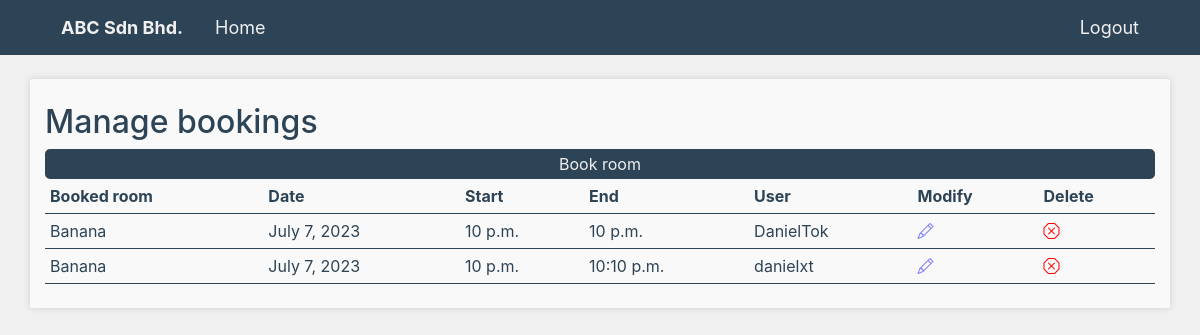
/bookingManagement (signed in), run on an earlier commit of the app's database.
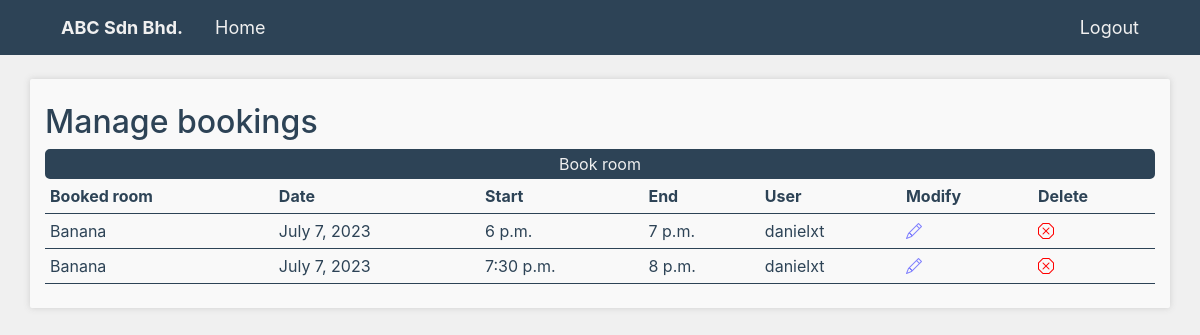
And on a later commit of the database.
### booking/models.py (models this page shows, shortened)
class RoomBooking(models.Model):
    roomName = models.ForeignKey('rooms.Room', on_delete=models.CASCADE)
    userName = models.ForeignKey(User, on_delete=models.CASCADE, default="", name="userName")
    date = models.DateField()
    start = models.TimeField()
    end = models.TimeField()
    class Meta:
        constraints = [
            models.CheckConstraint(check=Q(start__lte=F('end')), name='start_before_end')
        ]

### rooms/models.py (models this page shows)
class Room(models.Model):
    roomName = models.CharField(max_length=50, unique=True)
    capacity = models.IntegerField(default=0)
    createdAt = models.DateTimeField(auto_now_add=True)
    def __str__(self):
        return self.roomName

### booking/views.py (the view)
# urls.py: path('', bookingManagementView, name='bookingManagement'),
def bookingManagementView(request):
    if request.user.is_staff:
        bookings = RoomBooking.objects.all()
    else:
        userName = User.objects.get(username=request.user.username)
        bookings = RoomBooking.objects.filter(userName = userName)
    context = {'roomBooking' :bookings.order_by("date", "start")}
    return render(request, "bookingManagement.html", context)

### templates/bookingManagement.html (shortened to what this page needs)
{% extends 'base.html' %}
{% block content %}
{% if user.is_authenticated %}
    <br>
    <div class="container py-4 boxColor boxShadow">
        <h2>Manage
            bookings</h2>
        <button><a href="{% url 'roomBooking' %}">Book room</a></button>
                    <table class="dataTable">
                        <tr style="font-weight:bold">
                            <th>Booked room</th>
                            <th>Date</th>
                            <th>Start</th>
                            <th>End</th>
                            <th>User</th>
                            {% if user.is_staff %}
                            <th>Modify</th>
                            <th>Delete</th>
                            {% endif %}
                        </tr>
                        <tr>
                            {% for booking in roomBooking %}
                                <tr>
                                    <td>{{booking.roomName}}</td>
                                    <td>{{booking.date}}</td>
                                    <td>{{booking.start}}</td>
                                    <td>{{booking.end}}</td>
                                    <td>{{booking.userName}}</td>
                                    {% if user.is_staff %}
                                    <td><a href="bookingManagement/modifyBooking/{{booking.id}}"><i class="bi bi-pencil"></i></a></td>
                                    <td><a href="bookingManagement/deleteBooking/{{booking.id}}"><i class="bi bi-x-octagon"></i></a></td>
                                    {% endif %}
                                </tr>
                            {% endfor %}
                        </tr>
                    </table>
    </div>
{% else %}
<br>
<div class="container py-4 boxColor boxShadow">
    <p>You are not logged in.</p>
    <button><a href="{% url 'login' %}">Log In</a></button>
</div>
{% endif %}
{% endblock %}

What changed in the data, as far as the page shows it:
removed RoomBooking: roomName "Banana", date "July 7, 2023", start "10 p.m.", end "10 p.m.", userName "DanielTok"
removed RoomBooking: roomName "Banana", date "July 7, 2023", start "10 p.m.", end "10:10 p.m.", userName "danielxt"
added RoomBooking: roomName "Banana", date "July 7, 2023", start "6 p.m.", end "7 p.m.", userName "danielxt"
added RoomBooking: roomName "Banana", date "July 7, 2023", start "7:30 p.m.", end "8 p.m.", userName "danielxt"
